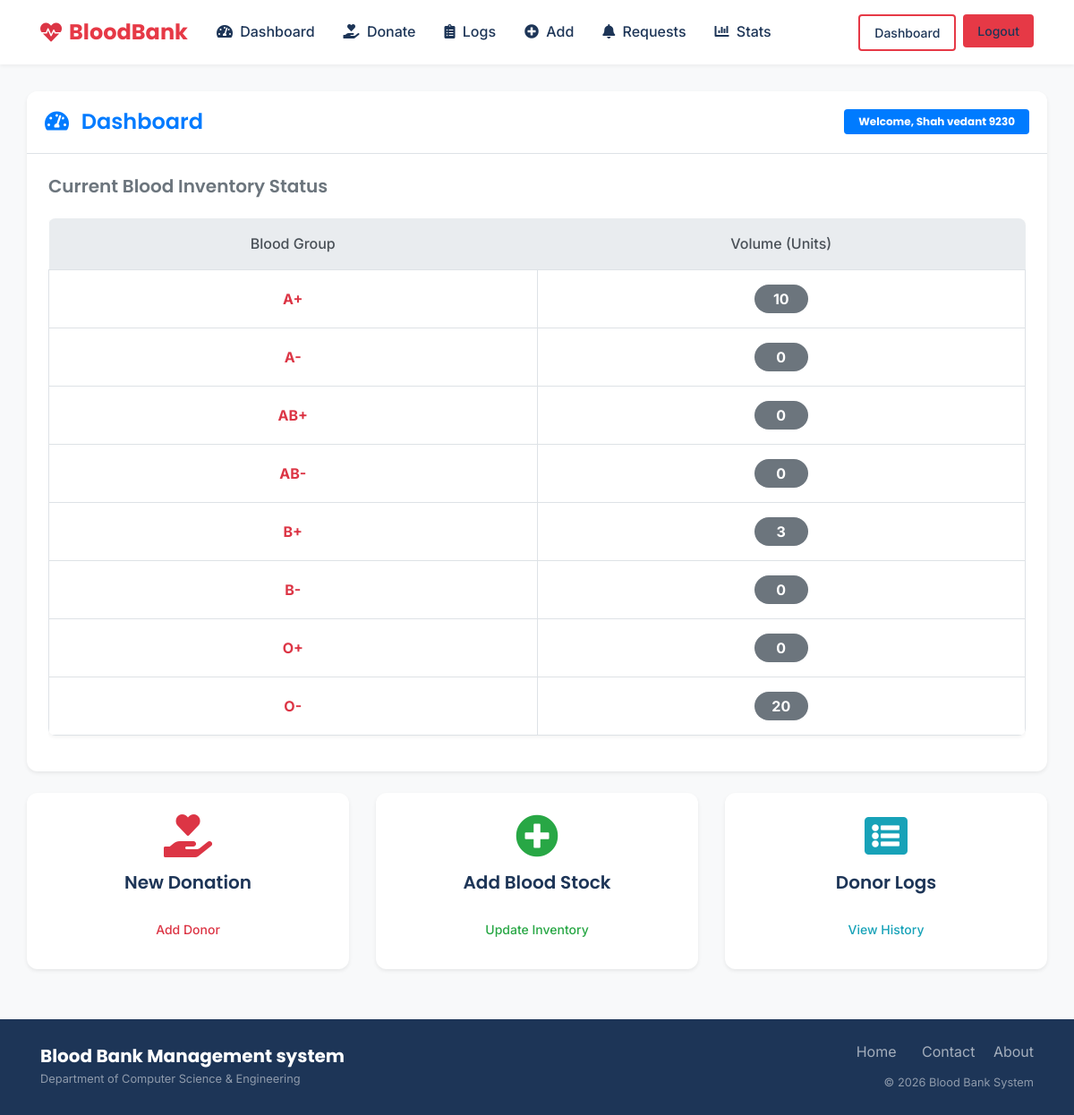
Page /dashboard (signed in) on the committed database.
### tables this page shows
CREATE TABLE BLOODBANK(
                B_GROUP VARCHAR(4) PRIMARY KEY,
                TOTAL_PACKETS INTEGER
            );

### app_sqlite.py (the view)
@app.route('/dashboard')
@is_logged_in
def dashboard():
    conn = get_db_connection()
    cur = conn.cursor()
    query = """
    SELECT b.B_GROUP, b.TOTAL_PACKETS, COUNT(c.CONTACT_ID) as REQUEST_COUNT
    FROM BLOODBANK b
    LEFT JOIN CONTACT c ON b.B_GROUP = c.B_GROUP
    GROUP BY b.B_GROUP, b.TOTAL_PACKETS
    ORDER BY REQUEST_COUNT DESC, b.B_GROUP ASC
    """
    cur.execute(query)
    details = cur.fetchall()
    if details:
        return render_template('dashboard.html',details=details)
    else:
        msg = ' Blood Bank is Empty '
        return render_template('dashboard.html',msg=msg)
    conn.close()

### app_sqlite.py (called while the page is built)
def get_db_connection():
    conn = sqlite3.connect(DB_NAME)
    conn.row_factory = sqlite3.Row
    return conn

def is_logged_in(f):
    @wraps(f)
    def wrap(*args, **kwargs):
        if 'logged_in' in session:
            return f(*args, **kwargs)
        else:
            flash('Unauthorized, Please login!', 'danger')
            return redirect(url_for('login'))
    return wrap

### templates/dashboard.html
{% extends 'layout.html' %}
{% block body %}
<div class="row mb-4">
  <div class="col-md-12">
    <div class="card shadow-sm">
      <div class="card-header bg-white d-flex justify-content-between align-items-center">
        <h4 class="mb-0 text-primary"><i class="fas fa-tachometer-alt mr-2"></i> Dashboard</h4>
        <span class="badge badge-primary px-3 py-2">Welcome, {{session.e_id}}</span>
      </div>
      <div class="card-body">
        <h5 class="card-title text-muted mb-4">Current Blood Inventory Status</h5>
        <div class="table-responsive">
          <table class="table table-hover table-bordered">
            <thead class="thead-light">
              <tr>
                <th scope="col" class="text-center" width="50%">Blood Group</th>
                <th scope="col" class="text-center">Volume (Units)</th>
              </tr>
            </thead>
            <tbody>
              {% for detail in details %}
              <tr>
                <td class="text-center font-weight-bold text-danger">{{detail.B_GROUP}}</td>
                <td class="text-center">
                  <span class="badge badge-pill badge-secondary p-2" style="font-size: 1rem; min-width: 60px;">
                    {{detail.TOTAL_PACKETS}}
                  </span>
                </td>
              </tr>
              {% endfor %}
            </tbody>
          </table>
        </div>
      </div>
    </div>
  </div>
</div>
<div class="row">
  <div class="col-md-4">
    <div class="card shadow-sm text-center mb-4">
      <div class="card-body">
        <i class="fas fa-hand-holding-heart fa-3x text-danger mb-3"></i>
        <h5>New Donation</h5>
        <a href="/donate" class="btn btn-outline-danger btn-sm mt-2">Add Donor</a>
      </div>
    </div>
  </div>
  <div class="col-md-4">
    <div class="card shadow-sm text-center mb-4">
      <div class="card-body">
        <i class="fas fa-plus-circle fa-3x text-success mb-3"></i>
        <h5>Add Blood Stock</h5>
        <a href="/bloodform" class="btn btn-outline-success btn-sm mt-2">Update Inventory</a>
      </div>
    </div>
  </div>
  <div class="col-md-4">
    <div class="card shadow-sm text-center mb-4">
      <div class="card-body">
        <i class="fas fa-list-alt fa-3x text-info mb-3"></i>
        <h5>Donor Logs</h5>
        <a href="/donorlogs" class="btn btn-outline-info btn-sm mt-2">View History</a>
      </div>
    </div>
  </div>
</div>
{% endblock %}

### templates/layout.html (shortened to what this page needs)
<!DOCTYPE html>
<html lang="en" dir="ltr">
<head>
  <link rel="stylesheet" href="https://stackpath.bootstrapcdn.com/bootstrap/4.3.1/css/bootstrap.min.css">
  <link rel="stylesheet" href="{{ url_for('static', filename='style.css') }}?v=1">
  <link rel="stylesheet" href="https://cdnjs.cloudflare.com/ajax/libs/font-awesome/5.15.4/css/all.min.css">
</head>
<body class="d-flex flex-column min-vh-100">
  {% include 'includes/_navbar.html' %}
  <div class="wrapper flex-grow-1">
    <div class="container main-content">
      {% block body %}{% endblock %}
    </div>
  </div>
  <footer class="py-4 mt-auto">
    <div class="container">
      <div class="row align-items-center">
        <div class="col-md-6 text-center text-md-left mb-3 mb-md-0">
          <h5 class="mb-1">Blood Bank Management system</h5>
          <small class="d-block text-white-50">Department of Computer Science & Engineering</small>
        </div>
        <div class="col-md-6 text-center text-md-right">
          <ul class="list-inline mb-0">
            <li class="list-inline-item"><a href="/">Home</a></li>
            <li class="list-inline-item mx-3"><a href="/contact">Contact</a></li>
            <li class="list-inline-item"><a href="#">About</a></li>
          </ul>
          <div class="mt-2">
            <small class="text-white-50">© 2026 Blood Bank System</small>
          </div>
        </div>
      </div>
    </div>
  </footer>
</body>
</html>

### templates/includes/_navbar.html (shortened to what this page needs)
<nav class="navbar navbar-expand-lg navbar-light fixed-top bg-white">
  <div class="container">
    <a class="navbar-brand" href="/">
      <i class="fas fa-heartbeat text-danger"></i>
      <span>BloodBank</span>
    </a>
    <div class="collapse navbar-collapse" id="navbarsExampleDefault">
      <ul class="navbar-nav mr-auto">
        {% if session.logged_in %}
        <li class="nav-item"><a class="nav-link" href="/dashboard"><i class="fas fa-tachometer-alt mr-1"></i>
            Dashboard</a></li>
        <li class="nav-item"><a class="nav-link" href="/donate"><i class="fas fa-hand-holding-heart mr-1"></i>
            Donate</a></li>
        <li class="nav-item"><a class="nav-link" href="/donorlogs"><i class="fas fa-clipboard-list mr-1"></i> Logs</a>
        </li>
        <li class="nav-item"><a class="nav-link" href="/bloodform"><i class="fas fa-plus-circle mr-1"></i> Add</a></li>
        <li class="nav-item"><a class="nav-link" href="/notifications"><i class="fas fa-bell mr-1"></i> Requests</a>
        </li>
        <li class="nav-item"><a class="nav-link" href="/statistics"><i class="fas fa-chart-bar mr-1"></i> Stats</a></li>
        {% endif %}
      </ul>
      <ul class="navbar-nav ml-auto">
        {% if session.logged_in %}
        <li class="nav-item"><a class="nav-link btn btn-sm btn-outline-primary mr-2" href="/dashboard">Dashboard</a>
        </li>
        <li class="nav-item"><a class="nav-link btn btn-sm btn-primary text-white" href="/logout">Logout</a></li>
        {% else %}
        <li class="nav-item mr-2"><a class="nav-link" href="/login">Login</a></li>
        <li class="nav-item"><a class="nav-link btn btn-primary text-white" href="/register">Register</a></li>
        {% endif %}
      </ul>
    </div>
  </div>
</nav>
<div style="height: 70px;"></div>

### static/style.css (style rules this page uses)
:root { --primary-color: #e63946; --primary-hover: #c92a37; --secondary-color: #1d3557; --secondary-hover: #162842; --accent-color: #457b9d; --background-color: #f8f9fa; --surface-color: #ffffff; --text-main: #2b2d42; --text-muted: #6c757d; --border-color: #dee2e6; --success-color: #2a9d8f; --border-radius-sm: 4px; --border-radius-md: 8px; --border-radius-lg: 12px; --shadow-sm: 0 2px 4px rgba(0,0,0,0.05); --shadow-md: 0 4px 6px rgba(0,0,0,0.1); --shadow-lg: 0 10px 15px rgba(0,0,0,0.1); --font-main: 'Inter', sans-serif; --font-heading: 'Poppins', sans-serif; }
* { box-sizing: border-box; }
body { font-family: var(--font-main); background-color: var(--background-color); color: var(--text-main); line-height: 1.6; display: flex; flex-direction: column; min-height: 100vh; }
h1, h2, h3, h4, h5, h6 { font-family: var(--font-heading); color: var(--secondary-color); font-weight: 600; margin-bottom: 0.75rem; }
a { color: var(--primary-color); transition: all 0.2s ease; text-decoration: none; }
.wrapper { flex: 1; display: flex; flex-direction: column; }
.main-content { flex: 1; padding: 2rem 0; }
.navbar { background-color: var(--surface-color) !important; box-shadow: var(--shadow-sm); padding: 0.75rem 1rem; }
.navbar-brand { font-family: var(--font-heading); font-weight: 700; color: var(--primary-color) !important; font-size: 1.5rem; display: flex; align-items: center; gap: 0.5rem; }
.navbar-nav .nav-link { color: var(--secondary-color) !important; font-weight: 500; padding: 0.5rem 1rem !important; border-radius: var(--border-radius-sm); }
.btn { font-weight: 500; padding: 0.6rem 1.5rem; border-radius: var(--border-radius-md); transition: all 0.2s ease; border: none; }
.btn-primary { background-color: var(--primary-color); color: white; }
.btn-outline-primary { border: 2px solid var(--primary-color); color: var(--primary-color); background: transparent; }
.card { border: none; border-radius: var(--border-radius-lg); box-shadow: var(--shadow-sm); background-color: var(--surface-color); transition: transform 0.2s ease, box-shadow 0.2s ease; overflow: hidden; }
.card-header { background-color: var(--surface-color); border-bottom: 1px solid var(--border-color); font-family: var(--font-heading); font-weight: 600; color: var(--secondary-color); padding: 1.25rem; }
.card-body { padding: 1.5rem; }
.table { background-color: var(--surface-color); border-radius: var(--border-radius-md); overflow: hidden; box-shadow: var(--shadow-sm); }
.table thead th { background-color: var(--secondary-color); color: white; border: none; font-weight: 500; }
.table td, .table th { vertical-align: middle; padding: 1rem; }
footer { background-color: var(--secondary-color) !important; color: rgba(255,255,255,0.8) !important; border-top: none; margin-top: auto; }
footer h5 { color: white; font-weight: 700; }
footer a { color: rgba(255,255,255,0.6); }

### rows in the picture
BLOODBANK: B_GROUP "A+", TOTAL_PACKETS "10"
BLOODBANK: B_GROUP "A-", TOTAL_PACKETS "0"
BLOODBANK: B_GROUP "AB+", TOTAL_PACKETS "0"
BLOODBANK: B_GROUP "AB-", TOTAL_PACKETS "0"
BLOODBANK: B_GROUP "B+", TOTAL_PACKETS "3"
BLOODBANK: B_GROUP "B-", TOTAL_PACKETS "0"
BLOODBANK: B_GROUP "O+", TOTAL_PACKETS "0"
BLOODBANK: B_GROUP "O-", TOTAL_PACKETS "20"

### other values in the picture
{{ session.e_id }} "Shah vedant 9230"
